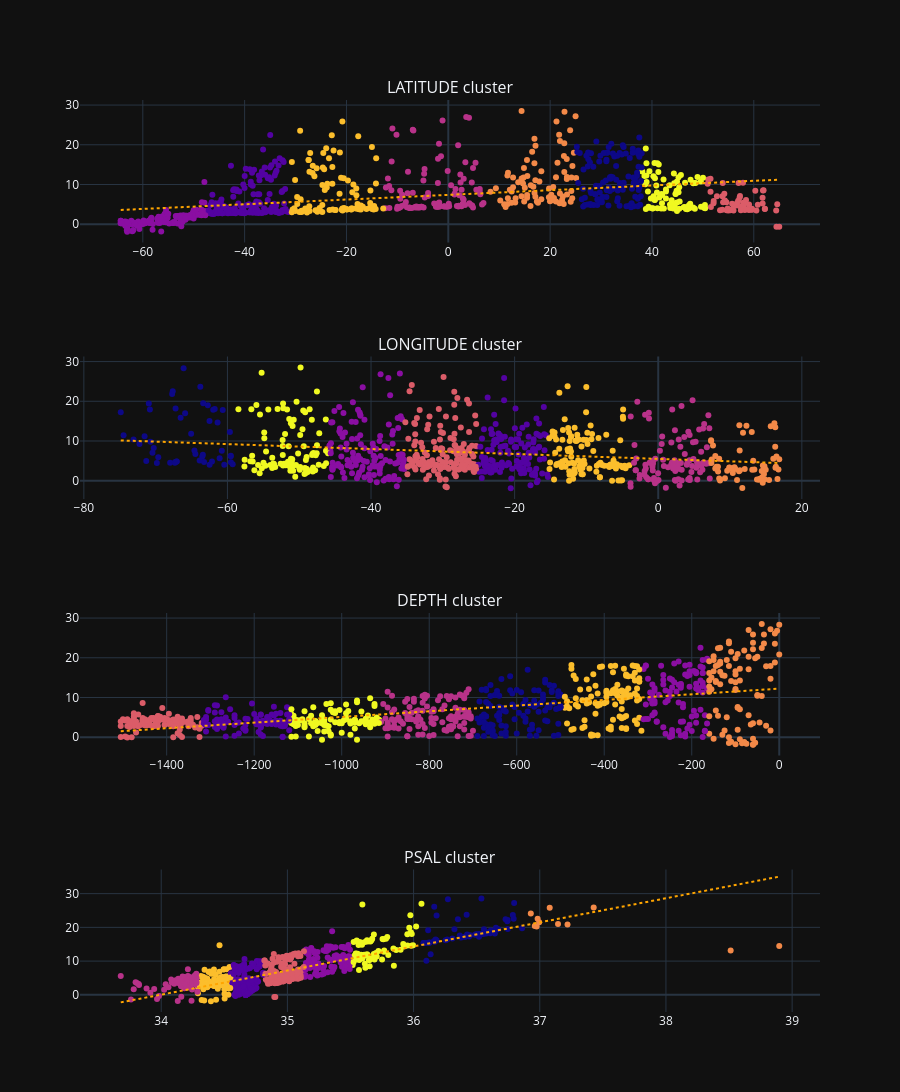

The code cell stored with this chart in its notebook:
### Markdown cell above
<h1>Clustering</h1>

### Code cell
## Pick data subset

df_data_subset = Xy_train.sample(int(420 * 2), random_state=seed)
feature_names = ["LATITUDE", "LONGITUDE", "DEPTH", "PSAL"]

## Create figure

fig_clusters = make_subplots(rows=len(feature_names), cols=1, subplot_titles=list(map(lambda v: f"{v} cluster", feature_names)))

for (i, feat) in enumerate(feature_names):
    ## Find clusters

    c_kmeans = KMeans(n_clusters=8, random_state=seed)
    df_data_subset[f"{feat}_CLUSTER"] = c_kmeans.fit_predict(df_data_subset[[feat]])

    ## Add to figure

    fig_cluster = px.scatter(df_data_subset, x=feat, y="TEMP", color=f"{feat}_CLUSTER", trendline="ols")
    fig_cluster.update_traces(line={"color": "orange", "width": 2, "dash": "dot"})
    for trace in fig_cluster.data: fig_clusters.add_trace(trace, row=(i + 1), col=1)

## Show scatter plots with cluster zones

fig_clusters.update_layout(height=1500, coloraxis_showscale=False, coloraxis=dict(colorscale="Plasma"))
fig_clusters.show()

### Figure 1 — Plotly figure (JSON) as saved in the notebook; plotly's stock layout.template omitted (floating-point values rounded to 4 significant figures; data arrays with more than 128 entries replaced by an {"elided": "..."} marker saying what was removed)
{"data": [{"hovertemplate": "LATITUDE=%{x}<br>TEMP=%{y}<br>LATITUDE_CLUSTER=%{marker.color}<extra></extra>", "legendgroup": "", "line": {"color": "orange", "dash": "dot", "width": 2}, "marker": {"color": {"elided": "840 int values"}, "coloraxis": "coloraxis", "symbol": "circle"}, "mode": "markers", "name": "", "orientation": "v", "showlegend": false, "type": "scatter", "x": {"elided": "840 float values"}, "xaxis": "x", "y": {"elided": "840 float values"}, "yaxis": "y"}, {"hovertemplate": "<b>OLS trendline</b><br>TEMP = 0.0589956 * LATITUDE + 7.38975<br>R<sup>2</sup>=0.163177<br><br>LATITUDE=%{x}<br>TEMP=%{y} <b>(trend)</b><extra></extra>", "legendgroup": "", "line": {"color": "orange", "dash": "dot", "width": 2}, "marker": {"symbol": "circle"}, "mode": "lines", "name": "", "showlegend": false, "type": "scatter", "x": {"elided": "840 float values"}, "xaxis": "x", "y": {"elided": "840 float values"}, "yaxis": "y"}, {"hovertemplate": "LONGITUDE=%{x}<br>TEMP=%{y}<br>LONGITUDE_CLUSTER=%{marker.color}<extra></extra>", "legendgroup": "", "line": {"color": "orange", "dash": "dot", "width": 2}, "marker": {"color": {"elided": "840 int values"}, "coloraxis": "coloraxis", "symbol": "circle"}, "mode": "markers", "name": "", "orientation": "v", "showlegend": false, "type": "scatter", "x": {"elided": "840 float values"}, "xaxis": "x2", "y": {"elided": "840 float values"}, "yaxis": "y2"}, {"hovertemplate": "<b>OLS trendline</b><br>TEMP = -0.0619928 * LONGITUDE + 5.50379<br>R<sup>2</sup>=0.054474<br><br>LONGITUDE=%{x}<br>TEMP=%{y} <b>(trend)</b><extra></extra>", "legendgroup": "", "line": {"color": "orange", "dash": "dot", "width": 2}, "marker": {"symbol": "circle"}, "mode": "lines", "name": "", "showlegend": false, "type": "scatter", "x": {"elided": "840 float values"}, "xaxis": "x2", "y": {"elided": "840 float values"}, "yaxis": "y2"}, {"hovertemplate": "DEPTH=%{x}<br>TEMP=%{y}<br>DEPTH_CLUSTER=%{marker.color}<extra></extra>", "legendgroup": "", "line": {"color": "orange", "dash": "dot", "width": 2}, "marker": {"color": {"elided": "840 int values"}, "coloraxis": "coloraxis", "symbol": "circle"}, "mode": "markers", "name": "", "orientation": "v", "showlegend": false, "type": "scatter", "x": {"elided": "840 float values"}, "xaxis": "x3", "y": {"elided": "840 float values"}, "yaxis": "y3"}, {"hovertemplate": "<b>OLS trendline</b><br>TEMP = 0.00713037 * DEPTH + 12.2358<br>R<sup>2</sup>=0.312535<br><br>DEPTH=%{x}<br>TEMP=%{y} <b>(trend)</b><extra></extra>", "legendgroup": "", "line": {"color": "orange", "dash": "dot", "width": 2}, "marker": {"symbol": "circle"}, "mode": "lines", "name": "", "showlegend": false, "type": "scatter", "x": {"elided": "840 float values"}, "xaxis": "x3", "y": {"elided": "840 float values"}, "yaxis": "y3"}, {"hovertemplate": "PSAL=%{x}<br>TEMP=%{y}<br>PSAL_CLUSTER=%{marker.color}<extra></extra>", "legendgroup": "", "line": {"color": "orange", "dash": "dot", "width": 2}, "marker": {"color": {"elided": "840 int values"}, "coloraxis": "coloraxis", "symbol": "circle"}, "mode": "markers", "name": "", "orientation": "v", "showlegend": false, "type": "scatter", "x": {"elided": "840 float values"}, "xaxis": "x4", "y": {"elided": "840 float values"}, "yaxis": "y4"}, {"hovertemplate": "<b>OLS trendline</b><br>TEMP = 7.14332 * PSAL + -242.818<br>R<sup>2</sup>=0.705742<br><br>PSAL=%{x}<br>TEMP=%{y} <b>(trend)</b><extra></extra>", "legendgroup": "", "line": {"color": "orange", "dash": "dot", "width": 2}, "marker": {"symbol": "circle"}, "mode": "lines", "name": "", "showlegend": false, "type": "scatter", "x": {"elided": "840 float values"}, "xaxis": "x4", "y": {"elided": "840 float values"}, "yaxis": "y4"}], "layout": {"annotations": [{"font": {"size": 16}, "showarrow": false, "text": "LATITUDE cluster", "x": 0.5, "xanchor": "center", "xref": "paper", "y": 1, "yanchor": "bottom", "yref": "paper"}, {"font": {"size": 16}, "showarrow": false, "text": "LONGITUDE cluster", "x": 0.5, "xanchor": "center", "xref": "paper", "y": 0.7188, "yanchor": "bottom", "yref": "paper"}, {"font": {"size": 16}, "showarrow": false, "text": "DEPTH cluster", "x": 0.5, "xanchor": "center", "xref": "paper", "y": 0.4375, "yanchor": "bottom", "yref": "paper"}, {"font": {"size": 16}, "showarrow": false, "text": "PSAL cluster", "x": 0.5, "xanchor": "center", "xref": "paper", "y": 0.1562, "yanchor": "bottom", "yref": "paper"}], "coloraxis": {"colorscale": [[0, "#0d0887"], [0.1111, "#46039f"], [0.2222, "#7201a8"], [0.3333, "#9c179e"], [0.4444, "#bd3786"], [0.5556, "#d8576b"], [0.6667, "#ed7953"], [0.7778, "#fb9f3a"], [0.8889, "#fdca26"], [1, "#f0f921"]], "showscale": false}, "height": 1500, "xaxis": {"anchor": "y", "domain": [0, 1]}, "xaxis2": {"anchor": "y2", "domain": [0, 1]}, "xaxis3": {"anchor": "y3", "domain": [0, 1]}, "xaxis4": {"anchor": "y4", "domain": [0, 1]}, "yaxis": {"anchor": "x", "domain": [0.8438, 1]}, "yaxis2": {"anchor": "x2", "domain": [0.5625, 0.7188]}, "yaxis3": {"anchor": "x3", "domain": [0.2812, 0.4375]}, "yaxis4": {"anchor": "x4", "domain": [0, 0.1562]}}}
